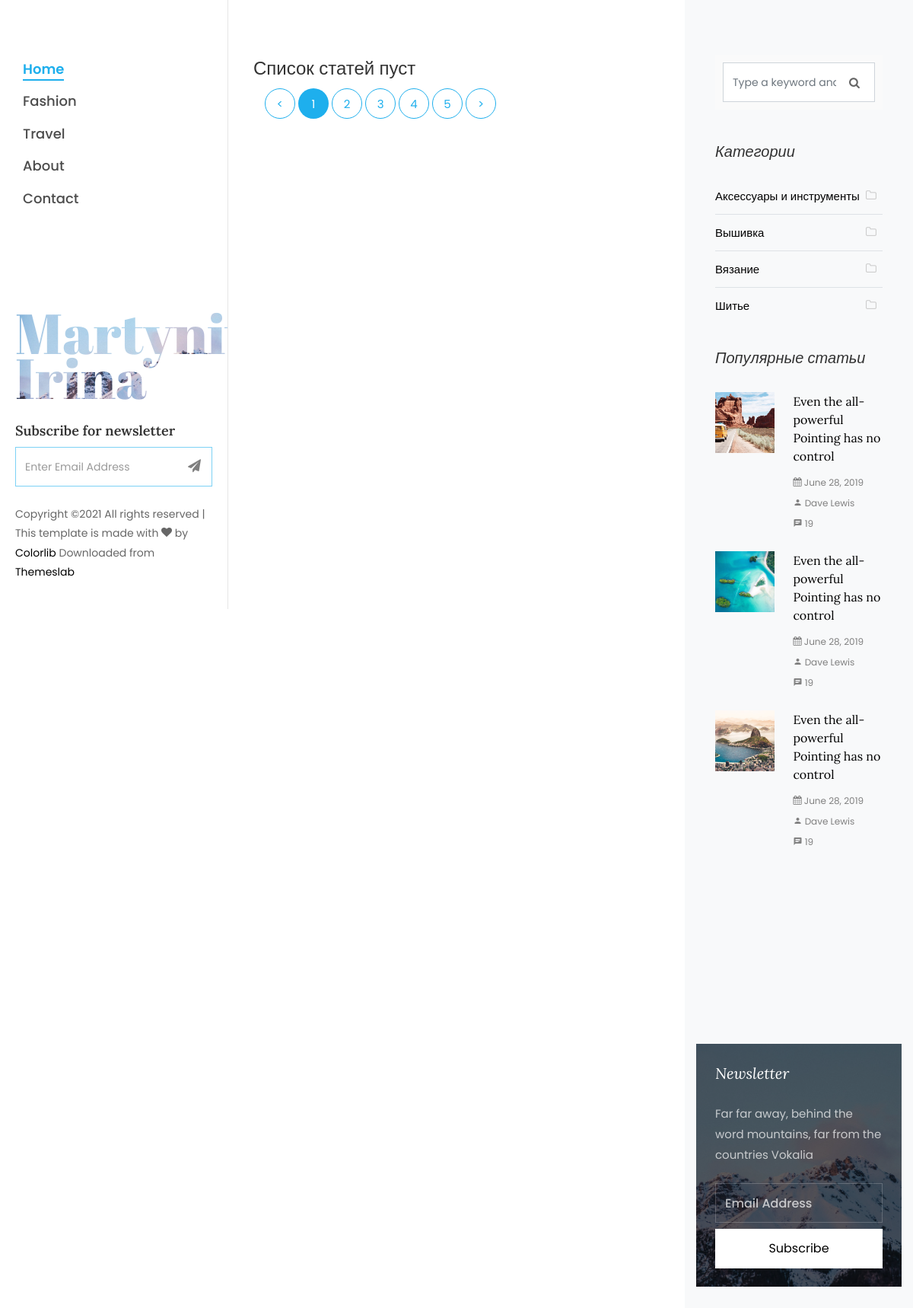
Screenshot of /category/vyazanie/ with the database file from the repository.
### blog_app/models.py (models this page shows, shortened)
class Category(models.Model):
    name = models.CharField(max_length=150, blank=False, db_index=True, verbose_name='Наименование')
    slug = models.SlugField(max_length=150, unique=True, blank=False, db_index=True)
    created_at = models.DateTimeField(auto_now_add=True, verbose_name='Дата создания')
    updated_at = models.DateTimeField(auto_now=True, verbose_name='Дата обновления')
    class Meta:
        ordering = ('name',)
        verbose_name = 'Категория'
        verbose_name_plural = 'Категории'
    def get_absolute_url(self):
        return reverse('article_category_list', kwargs={'slug': self.slug})

### blog_app/views.py (the view)
# urls.py: path('category/<slug:slug>/', views.CategoryView.as_view(), name='article_category_list')
class CategoryView(ListView):
    model = Article
    queryset = Article.objects.filter(draft=False)
    context_object_name = 'articles'
    template_name = 'index.html'
    def get_queryset(self):
        return Article.objects.filter(category__slug=self.kwargs['slug'], draft=False)

### blog_app/templatetags/article_tag.py (called while the page is built)
@register.simple_tag()
def get_categories():
    return Category.objects.all()

### templates/index.html
{% extends 'partials/base.html' %}
{% block content %}
    <div class="col-xl-8 py-5 px-md-5">
        <div class="row pt-md-4">
            {% for article in articles %}
                <div class="col-md-12">
                    <div class="blog-entry ftco-animate d-md-flex">
                        <a href="#" class="img img-2"
                           style="background-image: url({{ article.image.url }});"></a>
                        <div class="text text-2 pl-md-4">
                            <h3 class="mb-2"><a href="#">{{ article.title}}</a>
                            </h3>
                            <div class="meta-wrap ">
                                <p class="meta">
                                    <span><i class="icon-calendar mr-2"></i>{{ article.created_at }}</span>
                                    <span><a href="{{ article.category.get_absolute_url }}"><i class="icon-folder-o mr-2"></i>{{ article.category }}</a></span>
                                    <span><i class="icon-comment2 mr-2"></i>{{ article.reviews_set.count }} Отзыв</span>
                                </p>
                            </div>
                            <p class="mb-4">{{ article.short_content }}</p>
                            <p><a href="{{ article.get_absolute_url }}" class="btn-custom">Читать <span
                                    class="ion-ios-arrow-forward"></span></a></p>
                        </div>
                    </div>
                </div>
            {% empty %}
            <h4>Список статей пуст</h4>
            {% endfor %}
        </div>
        {% include 'partials/paginations.html' %}
    </div>
{% endblock %}

### templates/partials/sidebar.html (shortened to what this page needs)
{% load article_tag %}
<div class="col-xl-4 sidebar ftco-animate bg-light pt-5">
    <div class="sidebar-box pt-md-4">
        <form action="#" class="search-form">
            <div class="form-group">
                <span class="icon icon-search"></span>
                <input type="text" class="form-control" placeholder="Type a keyword and hit enter">
            </div>
        </form>
    </div>
    <div class="sidebar-box ftco-animate">
        <h3 class="sidebar-heading">Категории</h3>
        <ul class="categories">
            {% get_categories as categories %}
            {% for category in categories %}
            <li class="colorlib-active"><a href="{{ category.get_absolute_url }}">{{ category.name }}<span><i class="icon-folder-o mr-2"></i></span></a></li>
            {% endfor %}
        </ul>
    </div>
    <div class="sidebar-box ftco-animate">
        <h3 class="sidebar-heading">Популярные статьи</h3>
        <div class="block-21 mb-4 d-flex">
            <a class="blog-img mr-4" style="background-image: url(/static/images/image_1.jpg);"></a>
            <div class="text">
                <h3 class="heading"><a href="#">Even the all-powerful Pointing has no control</a>
                </h3>
                <div class="meta">
                    <div><a href="#"><span class="icon-calendar"></span> June 28, 2019</a></div>
                    <div><a href="#"><span class="icon-person"></span> Dave Lewis</a></div>
                    <div><a href="#"><span class="icon-chat"></span> 19</a></div>
                </div>
            </div>
        </div>
        <div class="block-21 mb-4 d-flex">
            <a class="blog-img mr-4" style="background-image: url(/static/images/image_2.jpg);"></a>
            <div class="text">
                <h3 class="heading"><a href="#">Even the all-powerful Pointing has no control</a>
                </h3>
                <div class="meta">
                    <div><a href="#"><span class="icon-calendar"></span> June 28, 2019</a></div>
                    <div><a href="#"><span class="icon-person"></span> Dave Lewis</a></div>
                    <div><a href="#"><span class="icon-chat"></span> 19</a></div>
                </div>
            </div>
        </div>
        <div class="block-21 mb-4 d-flex">
            <a class="blog-img mr-4" style="background-image: url(/static/images/image_3.jpg);"></a>
            <div class="text">
                <h3 class="heading"><a href="#">Even the all-powerful Pointing has no control</a>
                </h3>
                <div class="meta">
                    <div><a href="#"><span class="icon-calendar"></span> June 28, 2019</a></div>
                    <div><a href="#"><span class="icon-person"></span> Dave Lewis</a></div>
                    <div><a href="#"><span class="icon-chat"></span> 19</a></div>
                </div>
            </div>
        </div>
    </div>
    <div class="sidebar-box subs-wrap img py-4"
         style="background-image: url(/static/images/bg_1.jpg);">
        <div class="overlay"></div>
        <h3 class="mb-4 sidebar-heading">Newsletter</h3>
        <p class="mb-4">Far far away, behind the word mountains, far from the countries Vokalia</p>
        <form action="#" class="subscribe-form">
            <div class="form-group">
                <input type="text" class="form-control" placeholder="Email Address">
                <input type="submit" value="Subscribe" class="mt-2 btn btn-white submit">
            </div>
        </form>
    </div>
</div>

### static/css/icomoon.css (style rules this page uses)
[class^="icon-"], [class*=" icon-"] { font-family: 'icomoon' !important; speak: none; font-style: normal; font-weight: normal; font-variant: normal; text-transform: none; line-height: 1; -webkit-font-smoothing: antialiased; -moz-osx-font-smoothing: grayscale; }
.icon-search:before { content: "\f002"; }
.icon-calendar:before { content: "\f073"; }
.icon-folder-o:before { content: "\f114"; }
.icon-chat:before { content: "\e0b7"; }
.icon-person:before { content: "\e7fd"; }

### rows the page displays
Category: name "Аксессуары и инструменты"
Category: name "Вышивка"
Category: name "Вязание"
Category: name "Шитье"
